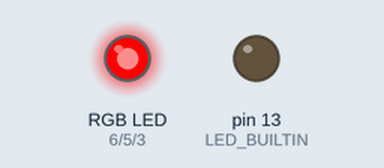
Simulated run of this sketch. Board: Arduino Uno, built with avr-gcc and run on an emulated ATmega328P. On the bench: an RGB LED mixed from three pins (HIGH = lit), output pins drawn as LEDs (lit = HIGH). Dim RGB values are drawn brighter than linear.

Above: at 0.05 s.
At 0.6 s:
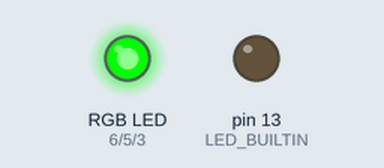
At 0.9 s:
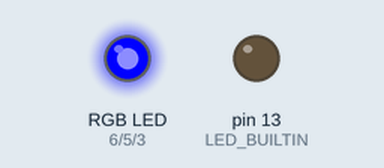
At 1.2 s:
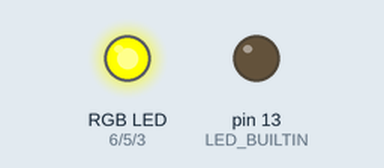
At 1.8 s:
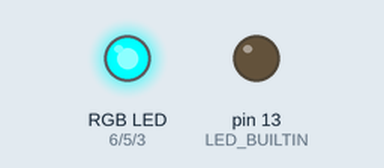
At 2.4 s:
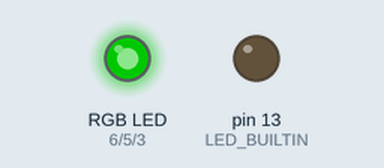
Timing chart, 0 to 5.5 s (numbered marks = the images above):
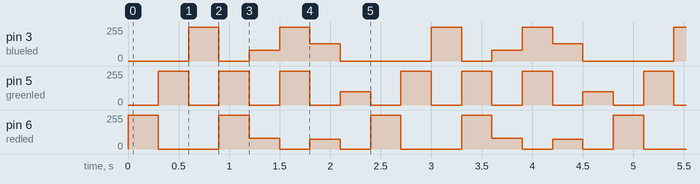

Measured:
- by itself, pin 3 (blueled): repeats every 2.4 s: 0/255 0.30 s, 80/255 0.30 s, 255/255 0.30 s, 130/255 0.30 s, 0/255 0.90 s, 255/255 0.30 s
- by itself, pin 5 (greenled): repeats every 2.4 s: 2 × (0/255 0.30 s, 255/255 0.30 s), 0/255 0.30 s, 100/255 0.30 s, 0/255 0.30 s, 255/255 0.30 s
- by itself, pin 6 (redled): repeats every 2.4 s: 0/255 0.60 s, 255/255 0.30 s, 80/255 0.30 s, 0/255 0.30 s, 75/255 0.30 s, 0/255 0.30 s, 255/255 0.30 s

The sketch:

RGB-Blink.ino
```cpp
int blueled = 3;
int greenled = 5;
int redled = 6;

// the setup function runs once when you press reset or power the board
void setup() {
  // initialize digital pin LED_BUILTIN as an output.
  pinMode(LED_BUILTIN, OUTPUT);
  pinMode(redled, OUTPUT);
  pinMode(blueled, OUTPUT);
  pinMode(greenled, OUTPUT);

}

// the loop function runs over and over again forever
void loop() {
//  digitalWrite(redled, HIGH);
  setColor(255, 0, 0);  // red
  delay(300);
  setColor(0, 255, 0);  // green
  delay(300);
  setColor(0, 0, 255);  // blue
  delay(300);
  setColor(255, 255, 0);  // yellow
  delay(300);
  setColor(80, 0, 80);  // purple
  delay(300);
  setColor(0, 255, 255);  // aqua
  delay(300);
  setColor(0x4B, 0x0, 0x82);  // indigo
  delay(300);
  setColor(0x00,0x64,0x00); //blau
  delay(300);
}

void setColor(int red, int green, int blue)
{
  analogWrite(redled, red);
  analogWrite(greenled, green);
  analogWrite(blueled, blue);
}
```
